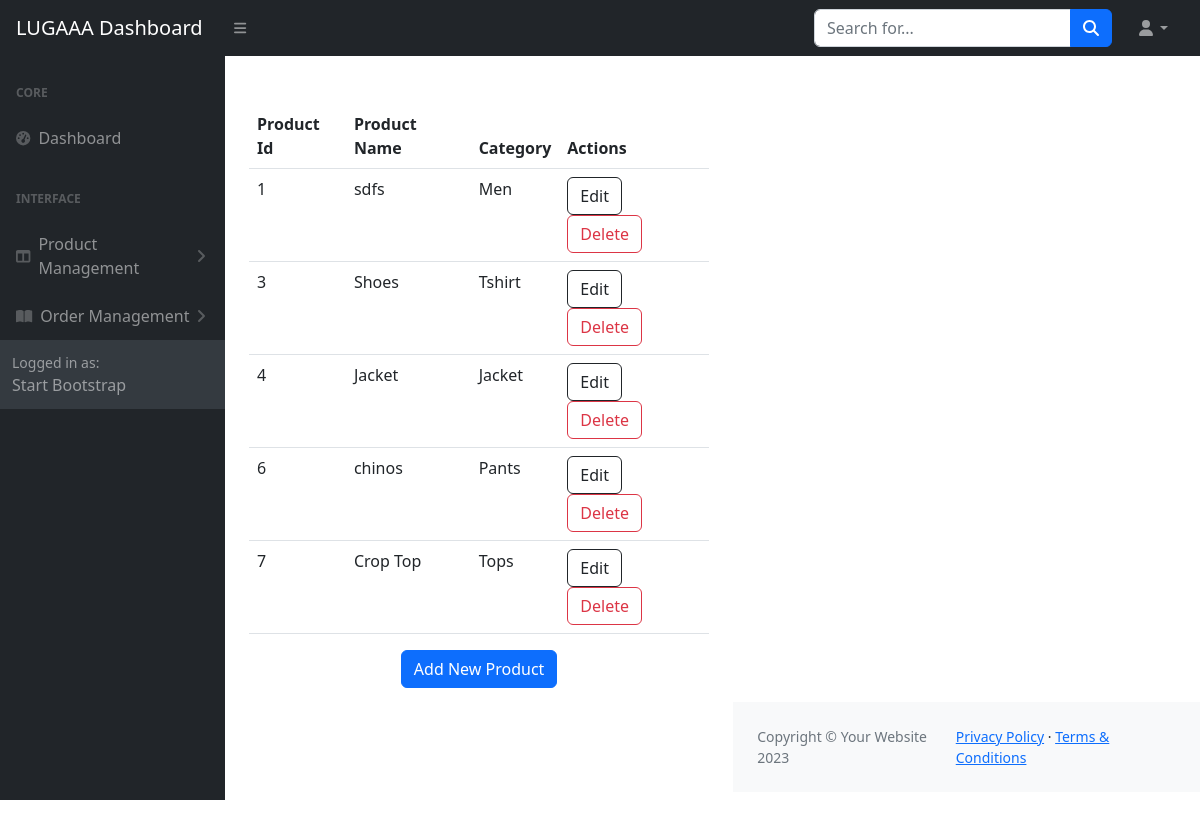
The page /admin_dashboard/products/ on the database as committed earlier.
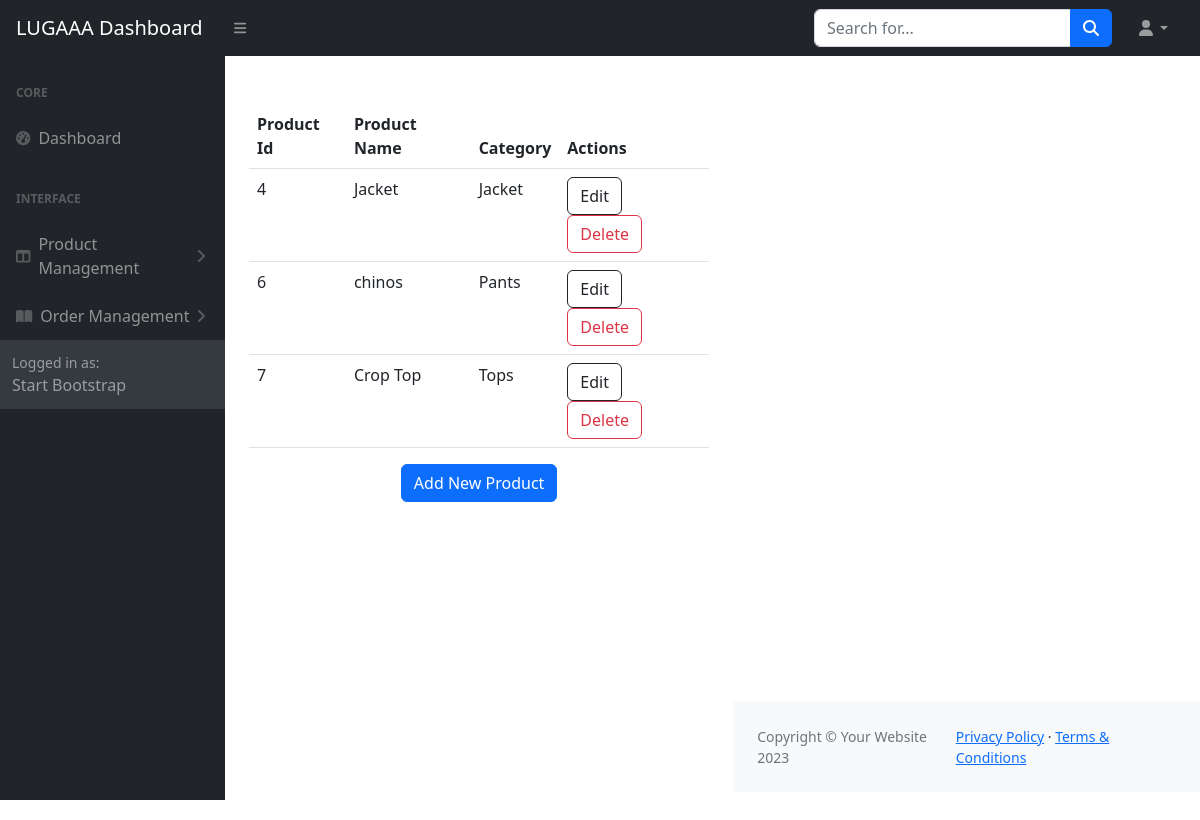
The same page on the database as committed later.
### store/models.py (models this page shows, shortened)
class Product(models.Model):
    name =  models.CharField(max_length=100)
    price =  models.DecimalField(default=0, decimal_places=2, max_digits = 8)
    category =  models.ForeignKey(Category, on_delete=models.CASCADE, null=True, blank=True)
    description =  models.CharField(max_length=250, default='', blank = True, null=True)
    image = models.ImageField(upload_to='uploads/product/')
    is_sale = models.BooleanField(default= False)
    sale_price = models.DecimalField(default=0, decimal_places=2, max_digits = 8, null=True)
    in_stock =  models.PositiveIntegerField(default=1)

class Category(models.Model):
    name = models.CharField(max_length=50, unique=True)
    parent = models.ForeignKey('self', on_delete=models.CASCADE, blank=True, null=True, related_name='children' )
    category_image = models.ImageField(upload_to='uploads/category/')
    def __str__(self):
        return self.name
    class Meta:
        verbose_name_plural = 'Categories'

### admin_dashboard/views.py (the view)
# urls.py: path('products/', views.product_list, name='product_list'),
def product_list(request):
    products = Product.objects.all()
    return render(request, 'product_list.html', {'products': products})

### cart/context_processor.py (called while the page is built)
def cart(request):
    return {'cart': Cart(request)}

### admin_dashboard/templates/product_list.html (shortened to what this page needs)
{% extends 'dashbase.html' %}
{% load static %}
{% block content %}
{% include 'layout.html'%}
  <div id="layoutSidenav_content">
    <main>
        <div class="container-fluid px-4">
  <div class="row">
    <div class="col">
      <table class="table">
        <thead>
          <tr>
            <th scope="col">Product Id</th>
            <th scope="col">Product Name</th>
            <th scope="col">Category</th>
            <th scope="col">Actions</th>
          </tr>
        </thead>
        <tbody>
          {% for product in products %}
          <tr>
            <td>{{ product.pk }}</td>
            <td>{{ product.name }}</td>
            <td>{{ product.category }}</td>
            <td>
              <a class="btn btn-outline-dark me-2" href="{% url 'product_update' product.pk %}">Edit</a>
              <a class="btn btn-outline-danger" href="{% url 'product_delete' product.pk %}">Delete</a>
            </td>
          </tr>
          {% endfor %}
        </tbody>
      </table>
    </div>
  </div>
</div>
<div class="container">
  <div class="row justify-content-center">
    <div class="col-auto">
      <a href="{% url 'product_create' %}" class="btn btn-primary">Add New Product</a>
    </div>
  </div>
</div>
</main>
</div>
{% endblock %}

Rows that differ between the two databases and show on the page:
removed Product: pk "1", name "sdfs", category "Men"
removed Product: pk "3", name "Shoes", category "Tshirt"
